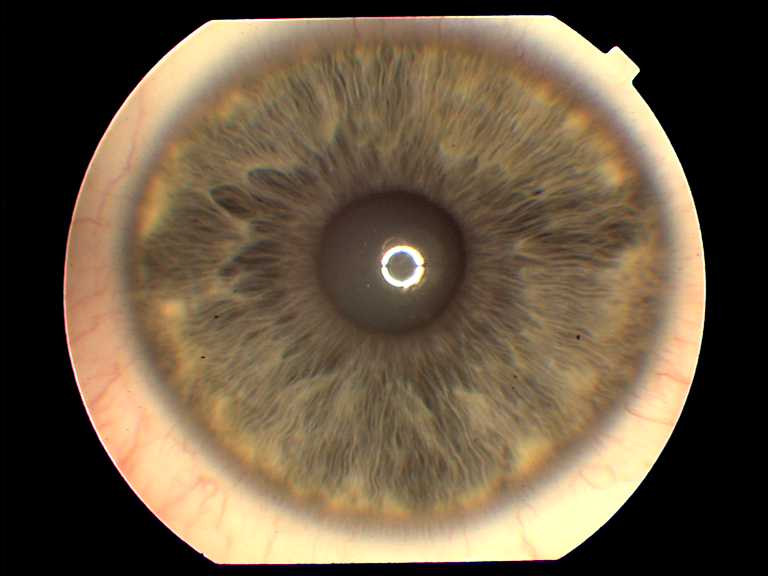
#> input picture iris_database_train/irisA_1.png, 768 x 576 px; its folder holds only this picture in this run; the run also reads 1 picture not shown here
$ python iris_classic.py
#> lines starting #> are read from the running program, lines starting #| are printed output that depends on the picture; after the words box and inside, x2 and y2 are one past the last pixel; in counts of white or black regions, pixels touching at a corner belong together
import os
import cv2
import numpy as np
import matplotlib.pyplot as plt
from skimage.filters import gabor_kernel
from scipy.signal import convolve2d

from typing import Tuple

def remove_glare(image: np.ndarray) -> Tuple[np.ndarray, int, int]:
    H = cv2.calcHist([image], [0], None, [256], [0, 256])
    # plt.plot(H[150:])
    # plt.show()
    idx = np.argmax(H[150:]) + 151
    binary = cv2.threshold(image, idx, 250, cv2.THRESH_BINARY)[1]
    # cv2.imshow("Binary", binary)
    # cv2.waitKey(0)

    st3 = np.ones((3, 3), dtype="uint8")
    st7 = np.ones((7, 7), dtype="uint8")

    binary = cv2.morphologyEx(binary, cv2.MORPH_OPEN, st3)
    binary = cv2.morphologyEx(binary, cv2.MORPH_DILATE, st3, iterations=2)

    im_floodfill = binary.copy()

    h, w = im_floodfill.shape[:2]
    mask = np.zeros((h + 2, w + 2), np.uint8)

    cv2.floodFill(im_floodfill, mask, (0, 0), 255)

    im_floodfill_inv = cv2.bitwise_not(im_floodfill)
    im_out = binary | im_floodfill_inv
    im_out = cv2.morphologyEx(im_out, cv2.MORPH_DILATE, st7, iterations=1)
    _, _, stats, cents = cv2.connectedComponentsWithStats(im_out)
    cx, cy = 0, 0
    for st, cent in zip(stats, cents):
        if 1500 < st[4] < 3000:
            if 0.9 < st[2] / st[3] < 1.1:
                cx, cy = cent.astype(int)
                r = st[2] // 2
                cv2.circle(image, (cx, cy), r, (125, 125, 125), thickness=2)

    image = np.where(im_out, 64, image)
    image = cv2.medianBlur(image, 5)

    return image, cx, cy

def exploiding_circle(image: np.ndarray, cx: int, cy: int,
                      radius_init: int = 75, radius_step: int = 5,
                      radius_max: int = 200, seed_step: int = 10,
                      angle_step: int = 5, use_half_circle: bool = False) -> np.ndarray:
    h, w = image.shape

    def detect_circle(seed_cx, seed_cy, r_start, r_end, r_step, part='full'):
        max_diff = 0
        best_cx, best_cy, best_radius = 0, 0, 0
        seeds = [(seed_cx + dx, seed_cy + dy) for dx in [-seed_step, 0, seed_step]
                                           for dy in [-seed_step, 0, seed_step]]

        for seed_x, seed_y in seeds:
            brightness_by_radius = []
            for r in range(r_start, r_end, r_step):
                total_brightness = 0.0
                count = 0
                for angle in range(0, 360, angle_step):
                    # Use half-circle angles if requested
                    if part == 'left' and not (90 <= angle <= 270):
                        continue
                    if part == 'right' and not (angle <= 90 or angle >= 270):
                        continue

                    theta = np.deg2rad(angle)
                    x = int(seed_x + r * np.cos(theta))
                    y = int(seed_y + r * np.sin(theta))
                    if 0 <= x < w and 0 <= y < h:
                        total_brightness += float(image[y, x])
                        count += 1
                if count > 0:
                    brightness_by_radius.append(total_brightness / count)
                else:
                    brightness_by_radius.append(0)

            brightness_diff = np.abs(np.diff(brightness_by_radius))
            if len(brightness_diff) > 0:
                max_local_diff = np.max(brightness_diff)
                if max_local_diff > max_diff:
                    max_diff = max_local_diff
                    best_idx = np.argmax(brightness_diff)
                    best_radius = r_start + best_idx * r_step
                    best_cx, best_cy = seed_x, seed_y

        return best_cx, best_cy, best_radius

    # --- Stage 1: Pupil ---
    pupil_cx, pupil_cy, pupil_radius = detect_circle(
        cx, cy, radius_init, radius_max, radius_step, part='full'
    )
    cv2.circle(image, (pupil_cx, pupil_cy), pupil_radius, (255, 255, 255), 2)

    # --- Stage 2: Iris ---
    iris_cx, iris_cy, iris_radius = detect_circle(
        pupil_cx, pupil_cy, pupil_radius + 100, pupil_radius + 200, radius_step,
        part='left' if use_half_circle else 'full'
    )
    cv2.circle(image, (iris_cx, iris_cy), iris_radius, (180, 180, 180), 2)
    # cv2.imshow("Iris", image)
    # cv2.waitKey(0)
    return image

def gabor_filters(image: np.ndarray, pupil_cx: int, pupil_cy: int,
                  pupil_radius: int, iris_radius: int) -> str:
    # Prepare Gabor kernels
    kernels = []
    sigma = 2
    for theta in range(8):
        angle = theta / 8.0 * np.pi
        kernel = gabor_kernel(frequency=0.15, theta=angle, sigma_x=sigma, sigma_y=sigma)
        kernels.append(kernel)

    # Sampling points - polar coordinate system
    locations = []
    radius_steps = np.linspace(pupil_radius, iris_radius, 9)[1:]  # 8 steps
    angle_steps = np.linspace(-45, 45, 9)  # degrees, 8 steps

    for r in radius_steps:
        for angle_deg in angle_steps:
            angle_rad = np.deg2rad(angle_deg)
            x_left = int(pupil_cx - r * np.cos(angle_rad))
            y_left = int(pupil_cy + r * np.sin(angle_rad))
            x_right = int(pupil_cx + r * np.cos(angle_rad))
            y_right = int(pupil_cy + r * np.sin(angle_rad))

            if 0 <= x_left < image.shape[1] and 0 <= y_left < image.shape[0]:
                locations.append((x_left, y_left))
            if 0 <= x_right < image.shape[1] and 0 <= y_right < image.shape[0]:
                locations.append((x_right, y_right))

    # Extract patches and apply filters
    code = ""
    patch_size = 21
    half_patch = patch_size // 2
    padded = cv2.copyMakeBorder(image, half_patch, half_patch, half_patch, half_patch,
                                 cv2.BORDER_REFLECT)

    for (x, y) in locations:
        patch = padded[y:y + patch_size, x:x + patch_size]
        for kernel in kernels:
            real = convolve2d(patch, np.real(kernel), mode='valid')
            imag = convolve2d(patch, np.imag(kernel), mode='valid')
            real_sum = np.sum(real)
            imag_sum = np.sum(imag)
            code += '1' if real_sum > 0 else '0'
            code += '1' if imag_sum > 0 else '0'

    return code

def compare_iris_codes(code1: str, code2: str) -> float:
    differing_bits = sum(c1 != c2 for c1, c2 in zip(code1, code2))
    hamming_distance = differing_bits / len(code1)
    return hamming_distance

def get_iris_code(img):
        # Convert to gray
        gray = cv2.cvtColor(img, cv2.COLOR_BGR2GRAY)

        # Remove glare
        img_no_glare, x, y = remove_glare(gray)

        # Exploding circle algorithm
        circle = exploiding_circle(img_no_glare, x, y)

        # Gabor filters
        code = gabor_filters(img_no_glare, x, y, 75, 150)

        return code

def match_iris_codes(path, codes) -> bool:
    img = cv2.imread(path)
    img_code = get_iris_code(img)

    name = path.split("/")[-1].split(".")[0]

    print(f"----------------------------------------------------------------")
    print(f"Comparing iris codes with {name}")
    for filename, code in codes.items():
        hamming_distance = compare_iris_codes(code, img_code)
        print(f"Hamming distance between {filename} and {name}: {hamming_distance:.2f}")
        if hamming_distance < 0.18:
            print(f"Match found with {filename} and {name}")


def main(data_path: str) -> None:
    # Get files from data path
#> called with data_path = './iris_database_train'
    filename_list = [
        f for f in os.listdir(data_path) if os.path.isfile(os.path.join(data_path, f))
    ]

    codes = {}
    for filename in filename_list:
        # Read image
        img = cv2.imread(os.path.join(data_path, filename))
#> img is the input picture: shape (576, 768, 3); mean B, G, R 66.4, 88.1, 104.6

        code = get_iris_code(img)
#> in remove_glare, `H = cv2.calcHist([image], [0], None, [256], [0, 256])`: H = 256 values, max 133023 at index 0, min 17 at index 22, mean 1728
#> in remove_glare, `idx = np.argmax(H[150:]) + 151`: idx = 249
#> in remove_glare, `binary = cv2.threshold(image, idx, 250, cv2.THRESH_BINARY)[1]`:
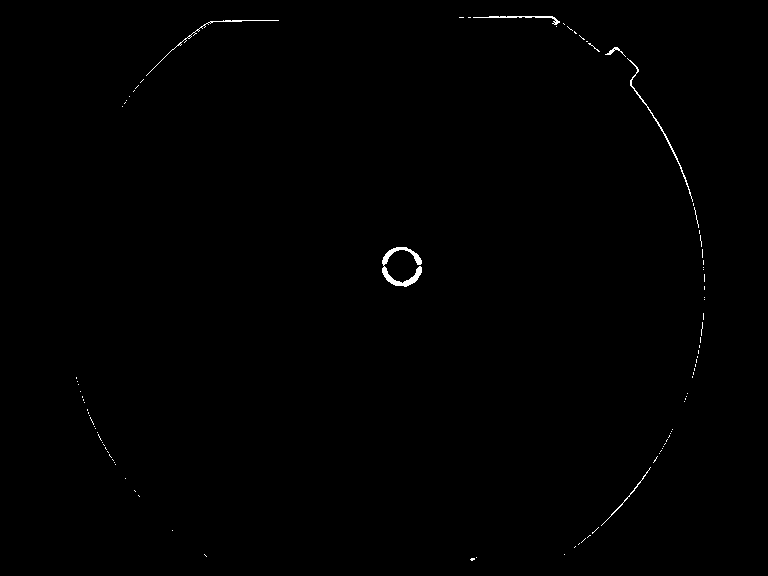
#> binary: shape (576, 768); values 0 (black) and 250 (white), 0.35% white in thin lines or dots, all inside (x1, y1, x2, y2) = (76, 16, 705, 561)
#> in remove_glare, `binary = cv2.morphologyEx(binary, cv2.MORPH_OPEN, st3)`: binary: shape (576, 768); values 0 (black) and 250 (white), 0.12% white; 4 white regions (2 under 20 px), largest, box (x1, y1, x2, y2) and area: (382, 267, 422, 287) 283, (382, 247, 422, 265) 222
#> in remove_glare, `binary = cv2.morphologyEx(binary, cv2.MORPH_DILATE, st3, iterations=2)`: binary: shape (576, 768); values 0 (black) and 250 (white), 0.27% white; 2 white regions, box (x1, y1, x2, y2) and area: (380, 245, 424, 289) 1103, (607, 45, 620, 56) 103
#> in remove_glare, `im_out = binary | im_floodfill_inv`: im_out: shape (576, 768); 0.39% white; 2 white regions, box (x1, y1, x2, y2) and area: (380, 245, 424, 289) 1609, (607, 45, 620, 56) 103
#> in remove_glare, `im_out = cv2.morphologyEx(im_out, cv2.MORPH_DILATE, st7, iterations=1)`: im_out: shape (576, 768); 0.56% white; 2 white regions, box (x1, y1, x2, y2) and area: (377, 242, 427, 292) 2173, (604, 42, 623, 59) 283
#> in remove_glare, `_, _, stats, cents = cv2.connectedComponentsWithStats(im_out)`: stats = [[0, 0, 768, 576, 439912], [604, 42, 19, 17, 283], [377, 242, 50, 50, 2173]]; cents = [[383.3, 287.8], [612.9, 49.98], [401.4, 266.3]]
#> the loop in remove_glare, `for st, cent in zip(stats, cents):` made 3 passes
#> (st, cent, cx, cy, r) on pass 3: ([377, 242, 50, 50, 2173], [401.4, 266.3], 401, 266, 25)
#> (st, cent) on passes 1 to 2: ([0, 0, 768, 576, 439912], [383.3, 287.8]), ([604, 42, 19, 17, 283], [612.9, 49.98])
#> after the loop in remove_glare, `for st, cent in zip(stats, cents):`: image: shape (576, 768); min 0, max 255, mean 90.6
#> in get_iris_code, `img_no_glare, x, y = remove_glare(gray)`: x = 401; y = 266
#> in detect_circle, `seeds = [(seed_cx + dx, seed_cy + dy) for dx in [-seed_step, 0, seed_s..`: seeds = [(391, 256), (391, 266), (391, 276), (401, 256), (401, 266), (401, 276), (411, 256), (411, 266), (411, 276)]
#> the loop in detect_circle, `for seed_x, seed_y in seeds:` made 9 passes
#> (seed_x, seed_y, max_local_diff, max_diff, best_idx, best_radius, best_cx, best_cy) on passes 1 to 2: (391, 256, 9.28, 9.28, 0, 75, 391, 256), (391, 266, 10.64, 10.64, 0, 75, 391, 266)
#> (seed_x, seed_y, max_local_diff) on passes 3 to 8: (391, 276, 6.53), (401, 256, 5.44), (401, 266, 6.79), (401, 276, 5.38), (411, 256, 4.11), (411, 266, 3.99)
#> after the loop in detect_circle, `for seed_x, seed_y in seeds:`: best_cx = 391; best_cy = 266; best_idx = 0; best_radius = 75; max_diff = 10.64
#> in exploiding_circle, `pupil_cx, pupil_cy, pupil_radius = detect_circle( cx, cy, radius_init,..`: pupil_cx = 391; pupil_cy = 266; pupil_radius = 75
#> the loop in detect_circle (call 2), `for seed_x, seed_y in seeds:` made 9 passes
#> (seed_x, seed_y, max_local_diff, max_diff, best_cx, best_cy) on passes 1, 2, 4, 5: (381, 256, 11.2, 11.2, 381, 256), (381, 266, 13.12, 13.12, 381, 266), (391, 256, 13.37, 13.37, 391, 256), (391, 266, 18.04, 18.04, 391, 266)
#> (seed_x, seed_y, max_local_diff) on passes 3, 6, 7, 8, 9: (381, 276, 7.61), (391, 276, 9.15), (401, 256, 13.48), (401, 266, 17.6), (401, 276, 8.74)
#> in exploiding_circle, `iris_cx, iris_cy, iris_radius = detect_circle( pupil_cx, pupil_cy, pup..`: iris_cx = 391; iris_cy = 266; iris_radius = 265
#> after the loop in gabor_filters, `for r in radius_steps:`: locations = 144 pairs, first value 251 to 551, second value 159 to 372
#> the loop in gabor_filters, `for (x, y) in locations:` made 144 passes
#> (x, y) on passes 1 to 12: (341, 206), (460, 206), (330, 219), (471, 219), (323, 233), (478, 233), (318, 249), (483, 249), (316, 266), (485, 266), (318, 282), (483, 282)
        codes[filename.partition('.')[0]] = code

    # Match iris codes
    match_iris_codes("./iris_database_test/irisA_3.png", codes)
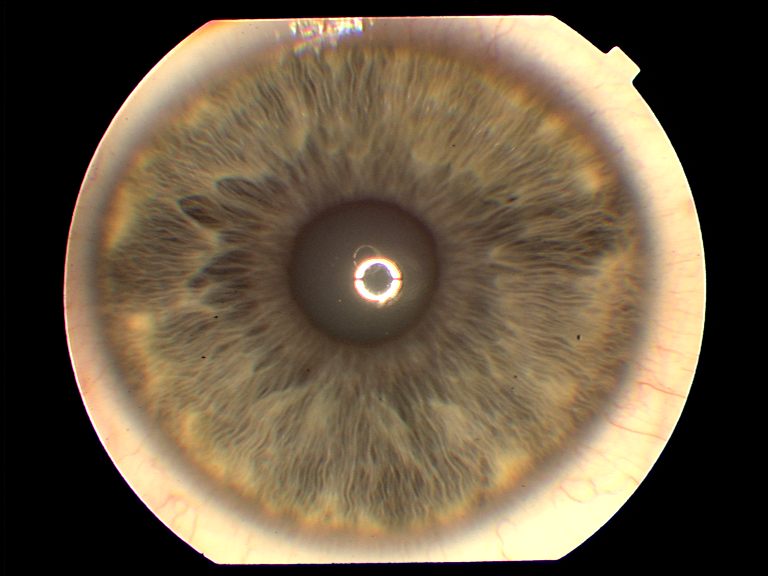
#> input picture iris_database_test/irisA_3.png, 768 x 576 px
#> in match_iris_codes, img is the input picture: shape (576, 768, 3); mean B, G, R 67.3, 88.7, 104.3
#> in remove_glare (call 2), `binary = cv2.threshold(image, idx, 250, cv2.THRESH_BINARY)[1]`: binary: shape (576, 768); values 0 (black) and 250 (white), 0.31% white; 96 white regions (85 under 20 px), largest, box (x1, y1, x2, y2) and area: (356, 280, 399, 302) 308, (356, 260, 398, 278) 226, (83, 398, 152, 511) 143
#> in remove_glare (call 2), `binary = cv2.morphologyEx(binary, cv2.MORPH_OPEN, st3)`: binary: shape (576, 768); values 0 (black) and 250 (white), 0.11% white; 3 white regions, box (x1, y1, x2, y2) and area: (356, 281, 398, 301) 303, (356, 261, 374, 278) 123, (387, 264, 397, 278) 67
#> in remove_glare (call 2), `binary = cv2.morphologyEx(binary, cv2.MORPH_DILATE, st3, iterations=2)`: binary: shape (576, 768); values 0 (black) and 250 (white), 0.24% white; 1 white region, box (x1, y1, x2, y2) and area: (354, 259, 400, 303) 1068
#> in remove_glare (call 2), `im_out = cv2.morphologyEx(im_out, cv2.MORPH_DILATE, st7, iterations=1)`: im_out: shape (576, 768); 0.44% white; 1 white region, box (x1, y1, x2, y2) and area: (351, 256, 403, 306) 1931
#> the loop in remove_glare (call 2), `for st, cent in zip(stats, cents):` made 2 passes
#> (st, cent, cx, cy, r) on pass 2: ([351, 256, 52, 50, 1931], [376, 280.9], 376, 280, 26)
#> (st, cent) on pass 1: ([0, 0, 768, 576, 440437], [383.5, 287.5])
#> after the loop in remove_glare (call 2), `for st, cent in zip(stats, cents):`: image: shape (576, 768); min 0, max 255, mean 90.9
#> call 2 of exploiding_circle, with cx = 376, cy = 280, radius_init = 75, radius_step = 5, radius_max = 200, seed_step = 10, angle_step = 5, use_half_circle = False
#> in exploiding_circle (call 2), `pupil_cx, pupil_cy, pupil_radius = detect_circle( cx, cy, radius_init,..`: pupil_cx = 366; pupil_cy = 270
#> in exploiding_circle (call 2), `iris_cx, iris_cy, iris_radius = detect_circle( pupil_cx, pupil_cy, pup..`: iris_cx = 376; iris_cy = 260
#> in exploiding_circle (call 2), `cv2.circle(image, (iris_cx, iris_cy), iris_radius, (180, 180, 180), 2)`:
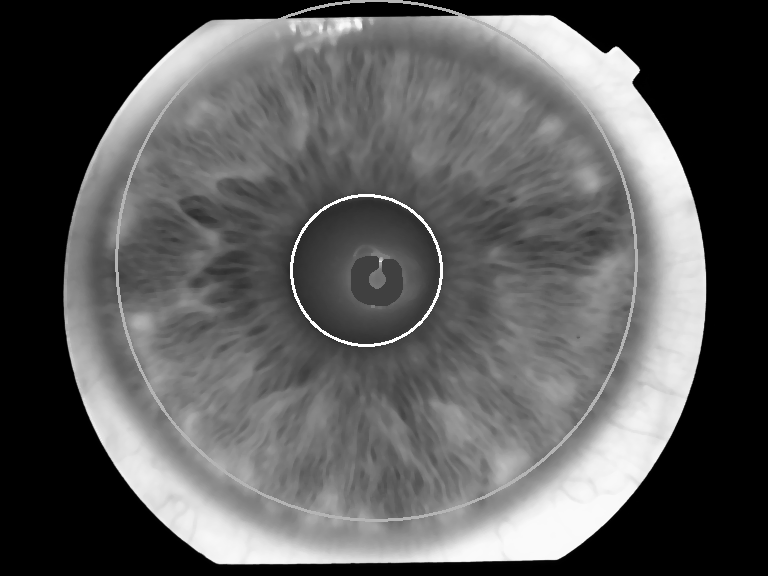
#> image: shape (576, 768); min 0, max 255, mean 91.5
#> call 2 of gabor_filters, with pupil_cx = 376, pupil_cy = 280, pupil_radius = 75, iris_radius = 150
#> after the loop in gabor_filters (call 2), `for r in radius_steps:`: locations = 144 pairs, first value 226 to 526, second value 173 to 386
#> in gabor_filters (call 2), `padded = cv2.copyMakeBorder(image, half_patch, half_patch, half_patch,..`:
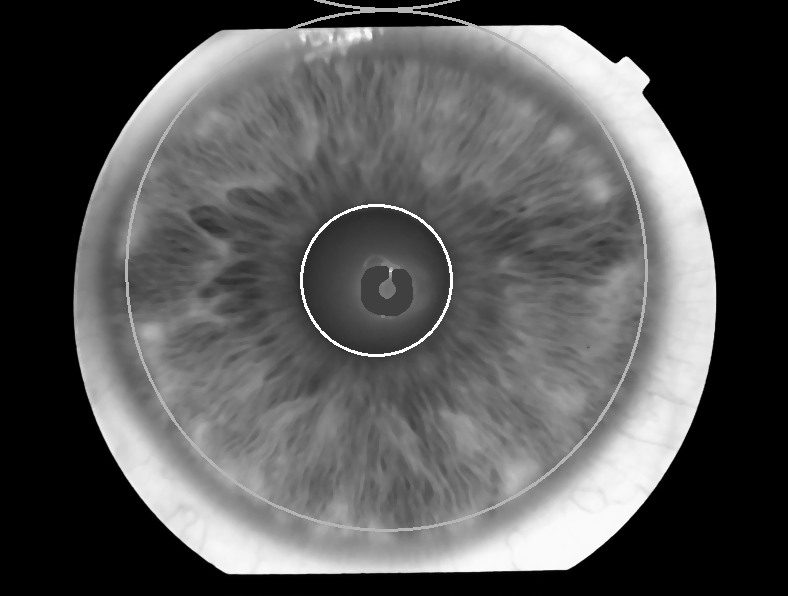
#> padded: shape (596, 788); min 0, max 255, mean 86.3
#> the loop in gabor_filters (call 2), `for (x, y) in locations:` made 144 passes
#> (x, y) on passes 1 to 12: (316, 220), (435, 220), (305, 233), (446, 233), (298, 247), (453, 247), (293, 263), (458, 263), (291, 280), (460, 280), (293, 296), (458, 296)
#> the loop in match_iris_codes, `for filename, code in codes.items():` made 1 pass
#> (filename, differing_bits in compare_iris_codes, hamming_distance) on pass 1: ('irisA_1', 399, 0.173)
#| Hamming distance between irisA_1 and irisA_3: 0.17
#| Match found with irisA_1 and irisA_3
    match_iris_codes("./iris_database_test/irisB_3.png", codes)
#> call 2 of match_iris_codes, with path = './iris_database_test/irisB_3.png'
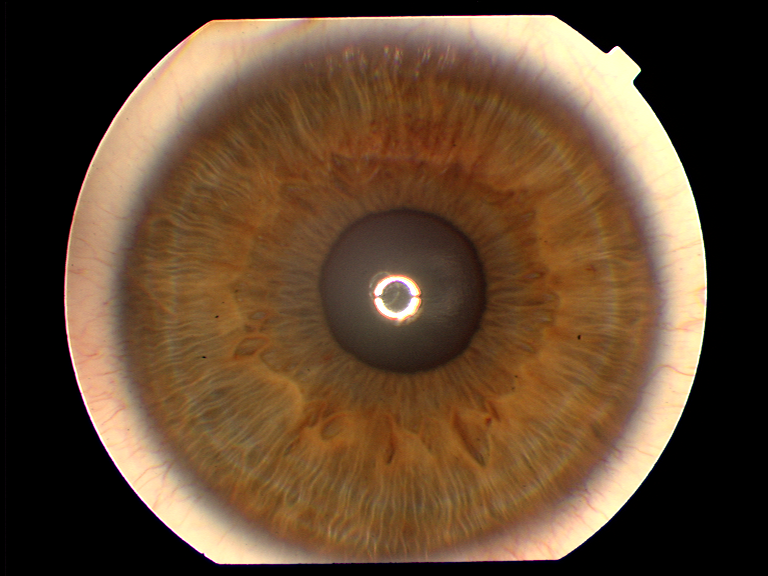
#> input picture iris_database_test/irisB_3.png, 768 x 576 px
#> in match_iris_codes, img is the input picture: shape (576, 768, 3); mean B, G, R 48.6, 71.8, 97.2
#> in get_iris_code (call 3), `gray = cv2.cvtColor(img, cv2.COLOR_BGR2GRAY)`:
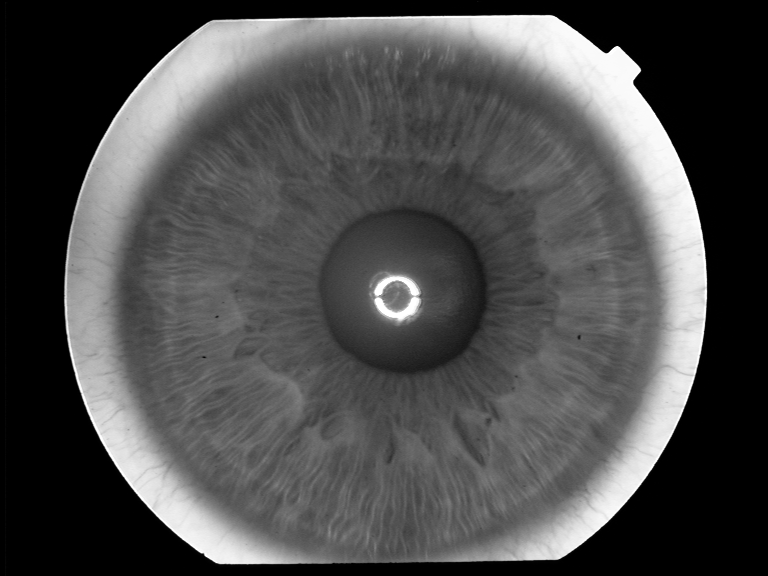
#> gray: shape (576, 768); min 0, max 255, mean 76.7
#> in remove_glare (call 3), `H = cv2.calcHist([image], [0], None, [256], [0, 256])`: H = 256 values, max 132581 at index 0, min 20 at index 20, mean 1728
#> in remove_glare (call 3), `idx = np.argmax(H[150:]) + 151`: idx = 250
#> in remove_glare (call 3), `binary = cv2.threshold(image, idx, 250, cv2.THRESH_BINARY)[1]`: binary: shape (576, 768); values 0 (black) and 250 (white), 0.4% white in thin lines or dots, all inside (x1, y1, x2, y2) = (70, 16, 706, 563)
#> in remove_glare (call 3), `binary = cv2.morphologyEx(binary, cv2.MORPH_OPEN, st3)`: binary: shape (576, 768); values 0 (black) and 250 (white), 0.12% white; 4 white regions, box (x1, y1, x2, y2) and area: (376, 298, 417, 318) 292, (375, 278, 395, 295) 124, (407, 282, 416, 295) 59, (609, 47, 619, 55) 39
#> in remove_glare (call 3), `binary = cv2.morphologyEx(binary, cv2.MORPH_DILATE, st3, iterations=2)`: binary: shape (576, 768); values 0 (black) and 250 (white), 0.27% white; 2 white regions, box (x1, y1, x2, y2) and area: (373, 276, 419, 320) 1051, (607, 45, 621, 57) 127
#> in remove_glare (call 3), `im_out = cv2.morphologyEx(im_out, cv2.MORPH_DILATE, st7, iterations=1)`:
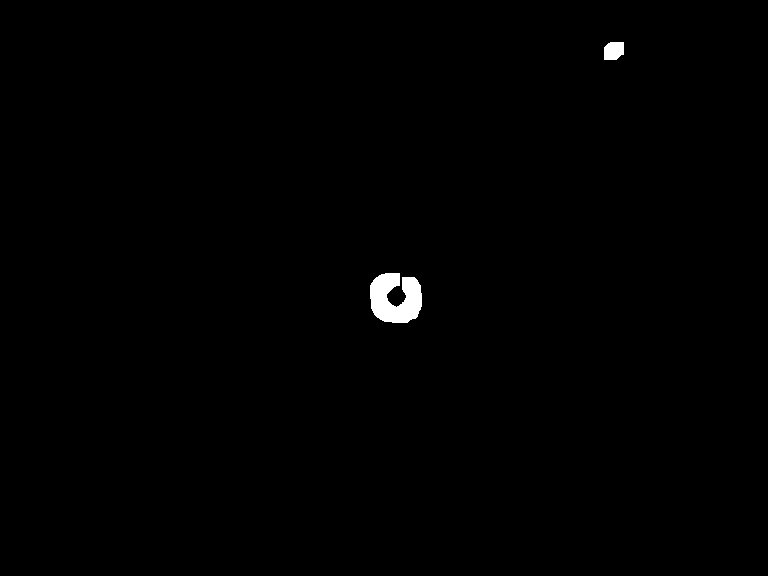
#> im_out: shape (576, 768); 0.51% white; 2 white regions, box (x1, y1, x2, y2) and area: (370, 273, 422, 323) 1918, (604, 42, 624, 60) 319
#> in remove_glare (call 3), `_, _, stats, cents = cv2.connectedComponentsWithStats(im_out)`: stats = [[0, 0, 768, 576, 440131], [604, 42, 20, 18, 319], [370, 273, 52, 50, 1918]]; cents = [[383.3, 287.6], [613.3, 50.32], [395.2, 298]]
#> the loop in remove_glare (call 3), `for st, cent in zip(stats, cents):` made 3 passes
#> (st, cent, cx, cy, r) on pass 3: ([370, 273, 52, 50, 1918], [395.2, 298], 395, 298, 26)
#> (st, cent) on passes 1 to 2: ([0, 0, 768, 576, 440131], [383.3, 287.6]), ([604, 42, 20, 18, 319], [613.3, 50.32])
#> after the loop in remove_glare (call 3), `for st, cent in zip(stats, cents):`: image: shape (576, 768); 0.11% of pixels changed, all inside (x1, y1, x2, y2) = (368, 271, 423, 326)
#> in get_iris_code (call 3), `img_no_glare, x, y = remove_glare(gray)`: x = 395; y = 298
#> the loop in match_iris_codes (call 2), `for filename, code in codes.items():` made 1 pass
#> (filename, differing_bits in compare_iris_codes, hamming_distance) on pass 1: ('irisA_1', 495, 0.215)
#| Hamming distance between irisA_1 and irisB_3: 0.21
    match_iris_codes("./iris_database_test/irisF.png", codes)


if __name__ == "__main__":
    data_path = "./iris_database_train"
    main(data_path)
